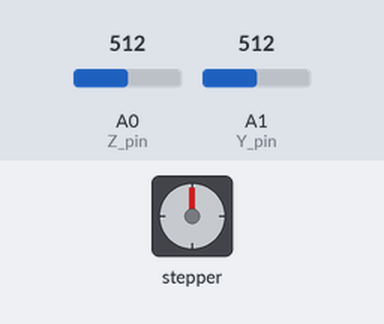
Simulated run of this sketch. Board: Arduino Uno, built with avr-gcc and run on an emulated ATmega328P. Parts: stepper motor. Inputs (shaded band) come from the test bench; at power-on: A1 (Y_pin) = 512, A0 (Z_pin) = 512. Stepper angles assume 1600 steps per turn.

Above: at 1.2 s.
1.3 s: A1 (Y_pin) set to 542
At 1.45 s:
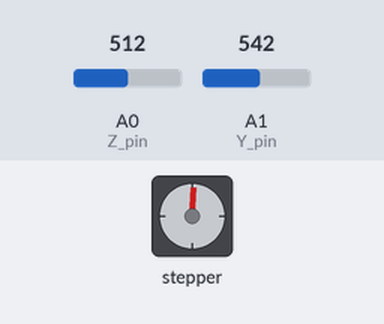
At 2.06 s:
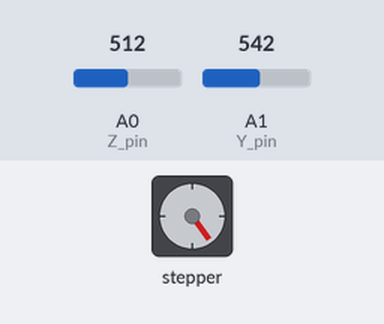
4.3 s: A1 (Y_pin) set to 520
5.8 s: A0 (Z_pin) set to 0
At 5.95 s:
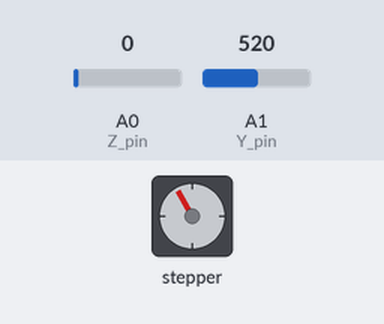
Timing chart, 0 to 8.8 s (numbered marks = the images above; inputs shaded):
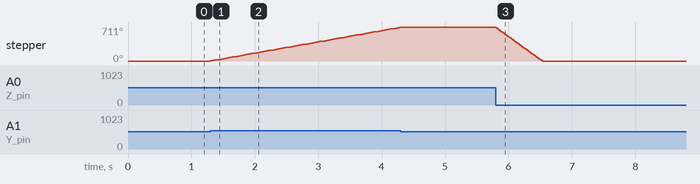

The sketch:

StepperControl.ino
```cpp
/*
    Sistema optomecánico de bajo costo, que permite un preciso posicionamiento
    de la óptica de un microscopio volumétrico a lo largo de un único eje, mediante la
    implementación de un motor stepper conectado a una placa Arduino y cuya rotación es
    controlada mediante el uso de un joystick.

    El sistema implementado permite replicar las condiciones al realizar un experimento
    en repetidas ocasiones. Además, es fácilmente replicable y se puede extender a otros
    ejes al incorporar más bases de traslación al sistema.

*/
```

a_includes.ino
```cpp
/* Cargar librerías */

#include <Stepper.h>
// #include <Adafruit_GFX.h>
// #include <Adafruit_SSD1306.h>
// #define OLED_RESET 20
```

c_setup.ino
```cpp
void setup() {
  myStepper.setSpeed(rolePerMinute);

  // Initialize display by providing the display type and its I2C address.
  // display.begin(SSD1306_SWITCHCAPVCC, 0x3C);
  // Set the text size and color.
  // display.setTextSize(1.5);
  // display.setTextColor(WHITE);
  // display.print("Hello World!");
  // delay(1000);
}
```

d_mainLoop.ino
```cpp
void loop() {
//  Serial.print("X-axis: ");
//  Serial.println(analogRead(Y_pin));
//  Serial.println(analogRead(Z_pin));
  int a = analogRead(Y_pin);
  // int b = analogRead(X_pin);
  int button = analogRead(Z_pin);
  if (button == 0)
  {
    myStepper.setSpeed(4 * rolePerMinute);
    myStepper.step(-pos);
    pos = 0;
    Serial.println(a);

  }
/*
  else if (b < 200)
  {
    myStepper.setSpeed(max(rolePerMinute, rolePerMinute - 40));
  }

  else if (b > 900)
  {
    myStepper.setSpeed(min(6 * rolePerMinute, rolePerMinute + 40));
  }
 */
  else if (a < 400)
  {
    myStepper.setSpeed(rolePerMinute);
    myStepper.step(-40);
    Serial.println(a);
    pos -= 40;
  }
  else if (a > 530)
  {
    myStepper.setSpeed(rolePerMinute);
    myStepper.step(40);
    Serial.println(a);
    pos += 40;
  }
  /*
  //Clear previous image.
  display.clearDisplay();
  display.setCursor(0, 15);
  display.print("Position: ");
  display.print(pos);
  //Display changes if any were made.
  display.display();
  */
}
```

b_settings.ino
```cpp
/* Definición de constantes */

const int stepsPerRevolution = 1600;  // number of steps per revolution
const int rolePerMinute = 40; // speed

const int Z_pin = 0; // analog pin connected to button
const int Y_pin = 1; // analog pin connected to Y output
const int X_pin = 2; // analog pin connected to X output

const int dir_pin = 3; // direction pin
const int stp_pin = 2; // step pin

int pos = 0; // posición original como referencia para la funcionalidad del click

Stepper myStepper(stepsPerRevolution, stp_pin, dir_pin); // instancia de motor stepper
// Adafruit_SSD1306 display(OLED_RESET); // instancia de pantalla
```

Measured:
- the behaviour switches between 530 and 531 on A1 (Y_pin) (found by bisection; images 0 and 1)
- after the input at 1.3 s, stepper: keeps turning clockwise at about 236°/s, starting at once
- after the input at 5.8 s, stepper: turns 711° counter-clockwise in 0.74 s, starting at once
